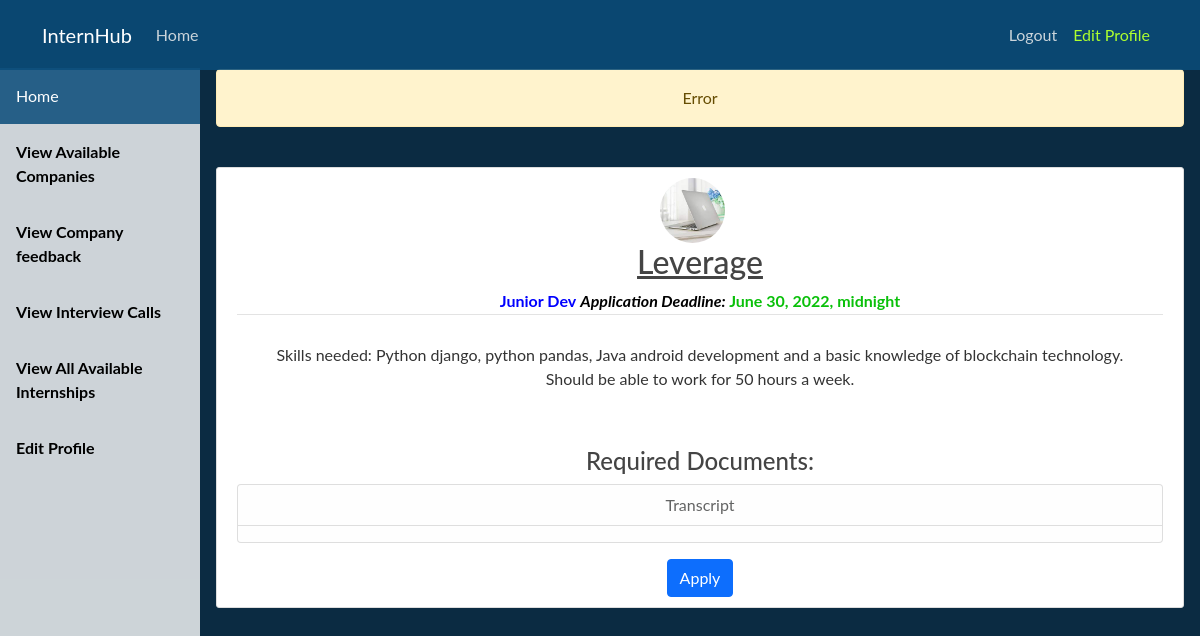
/student/view-job/1 (signed in), run on the app's committed database.
### company/models.py (models this page shows)
class InternJob(models.Model):
   company = models.ForeignKey(Company, on_delete=models.CASCADE)
   title = models.CharField(max_length=100, null=False)
   deadline = models.DateTimeField()
   resume = models.CharField(max_length=20)
   transcript = models.CharField(max_length=20)
   recommendation = models.CharField(max_length=20)
   cover_letter = models.CharField(max_length=20)
   requirements = models.TextField()

class Company(models.Model):
    user  = models.OneToOneField(User, on_delete=models.CASCADE)
    field = models.CharField(max_length=200, null=True)
    country = models.CharField(max_length=200, null=True)
    city = models.CharField(max_length=200, null=True)
    profilePic = models.ImageField(default='default.jpg', upload_to='profile_pics')
    description = models.TextField(null=True)
    opened = models.CharField(max_length=20, null=True)

### student/views.py (the view)
# urls.py: path('view-job/<int:param>', view_job, name='view-job'),
@login_required
def view_job(request, param):
    if student_missing(request):
        logout(request)
    job = InternJob.objects.filter(pk=param).first()
    if not job:
        messages.warning(request, 'Job does not exist')
        return redirect('student-dashboard')
    doc_req = ''
    if job.transcript == 'No' and job.recommendation == 'No' and job.resume == 'No' and job.cover_letter == 'No':
        doc_req='No Document Required'
    return render(request, 'student/view_job.html', {'job': job, 'doc_req': doc_req})

### student/views.py (called while the page is built)
def student_missing(request):
    check_student = Student.objects.filter(user=request.user).first()
    if not check_student:
        messages.warning(request, 'Error')
        return True

### student/templates/student/view_job.html (shortened to what this page needs)
{% extends 'student/dashboard_base.html' %}
{% block body %}
    <br>
    <article class="media content-section">
        <img  class="rounded-circle article-img" src="{{ job.company.profilePic.url }}" >
        <div class="media-body">
            <h2><a class="article-title" href="#">{{ job.company.user.username }}</a></h2>
            <div class="article-metadata">
                <b style="color: blue;" >{{ job.title }}</b>
                <b style="color: #09c009;" ><i style="color: black;">Application Deadline:</i> {{ job.deadline }}</b>
            </div>
            <p class="article-content">
                {{ job.requirements }}
            </p>
            <p class="article-content">
                <h4>Required Documents:</h4>
                <ul class="list-group">
                    {% if job.transcript == 'Yes' %}
                        <li class="list-group-item list-group-item-light">Transcript</li>
                    {% endif %}
                    <li class="list-group-item list-group-item-light"><b>{{ doc_req }}</b></li>
                  </ul>
            </p>
            <a class="btn btn-primary" href="{% url 'apply-job' job.pk %}" role="button">Apply</a>
        </div>
    </article>
{% endblock %}

### Intern/static/Intern/main.css (style rules this page uses)
body { background: #fafafa; color: #333333; margin-top: 5rem; }
h1, h2, h3, h4, h5, h6 { color: #444444; }
ul { margin: 0; }
.content-section { background: #ffffff; padding: 10px 20px; border: 1px solid #dddddd; border-radius: 3px; margin-bottom: 20px; }
.article-title { color: #444444; }
.article-content { white-space: pre-line; }
.article-img { height: 65px; width: 65px; margin-right: 16px; }
.article-metadata { padding-bottom: 1px; margin-bottom: 4px; border-bottom: 1px solid #e3e3e3 }

### student/templates/student/dashboard_base.html (style rules this page uses)
body { margin: 0; font-family: "Lato", sans-serif; }

### data on the page
InternJob: company.profilePic (picture), company.user.username "Leverage", title "Junior Dev", deadline "June 30, 2022, midnight", requirements "Skills needed: Python django, python pandas, Java android development and a basic knowledge of blockchain technology. Should be able to work for 50 hours a week."

### other printed values
{{ message }} "Error"
